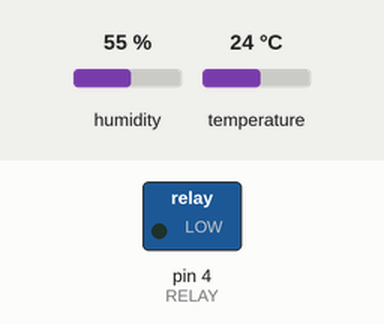
A sketch run on a simulated Arduino Uno, built with avr-gcc and run on an emulated ATmega328P. Parts: switched loads named in the sketch (green lamp = pin HIGH). Inputs (shaded band) come from the test bench; at power-on: humidity 55 %, temperature 24 °C. What the sketch prints to the serial monitor is not drawn.

Above: at 5.5 s.
At 15.5 s:
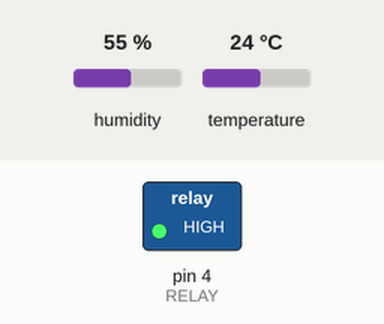
Timing chart, 0 to 26.7 s (numbered marks = the images above):
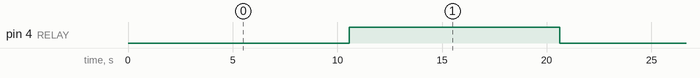

Measured:
- by itself, pin 4 (RELAY): alternates HIGH for 10.1 s and LOW for 10.1 s

The sketch:

main.ino
```cpp
#include <Adafruit_Sensor.h>
#include <DHT.h>
#include <DHT_U.h>

#define DHTTYPE DHT11

const int DHTPIN = 8;
const int RELAY = 4;

DHT_Unified dht(DHTPIN, DHTTYPE);

float deltaK = 10;
float i = 0;
float k = 0;
float alto = -deltaK * 0.3;
float bajo = deltaK * 0.3;
bool relayEstado = false;

void setup() {
  Serial.begin(9600);
  dht.begin();
  pinMode(RELAY, OUTPUT);
  delay(500);
  digitalWrite(RELAY, LOW);

  Serial.print("**Electropeak**\n\n");
}

void loop() {
  float humedad;
  float temperatura;
  if (i >= deltaK) {
    relayEstado = true;
    Serial.println("on");
    i = 0;
  }
  if (k >= deltaK) {
    relayEstado = false;
    Serial.println("off");
    k = 0;
  }
  digitalWrite(RELAY, relayEstado);

  sensors_event_t event;

  dht.humidity().getEvent(&event);
  humedad = event.relative_humidity;
  Serial.print("humidity = ");
  Serial.print(humedad);
  Serial.print("%  ");

  dht.temperature().getEvent(&event);
  temperatura = event.temperature;
  Serial.print("temperature = ");
  Serial.print(temperatura);
  Serial.println("C  ");

  if (temperatura >= 17 && temperatura <= 25) {
    if (humedad >= 50 && humedad <= 60) {
      deltaK = 10;
    }
  }
  if (temperatura > 25 && humedad > 60) {
    deltaK = 10;
    deltaK = deltaK + alto;
  }
  if (temperatura < 17) {
    deltaK = 10;
    deltaK = deltaK + bajo;
  }
  if (digitalRead(RELAY) == 0) {
    i = i + 1;
    Serial.println(i);
  }
  if (digitalRead(RELAY) == 1) {
    k = k + 1;
    Serial.println(k);
  }
  delay(1000);
}
```
